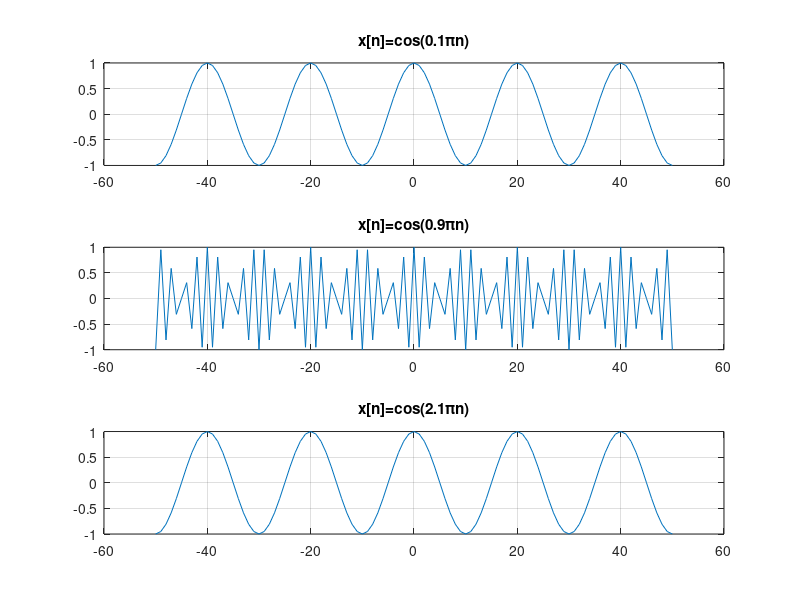

The MATLAB source for this figure:
n=-50:50;
x=cos(pi*0.1*n);
y=cos(pi*0.9*n);
z=cos(pi*2.1*n);

% Subgráfica 1
subplot(3,1,1);
plot(n,x);
title('x[n]=cos(0.1\pin)');
grid;

% Subgráfica 2
subplot(3,1,2);
plot(n,y);
title('x[n]=cos(0.9\pin)');
grid;

% Subgráfica 3
subplot(3,1,3);
plot(n,z);
title('x[n]=cos(2.1\pin)');
grid;

